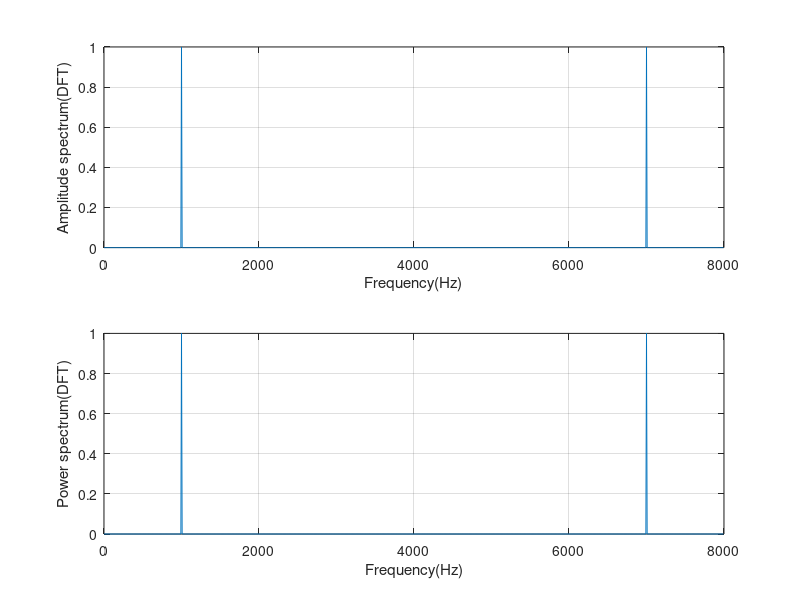
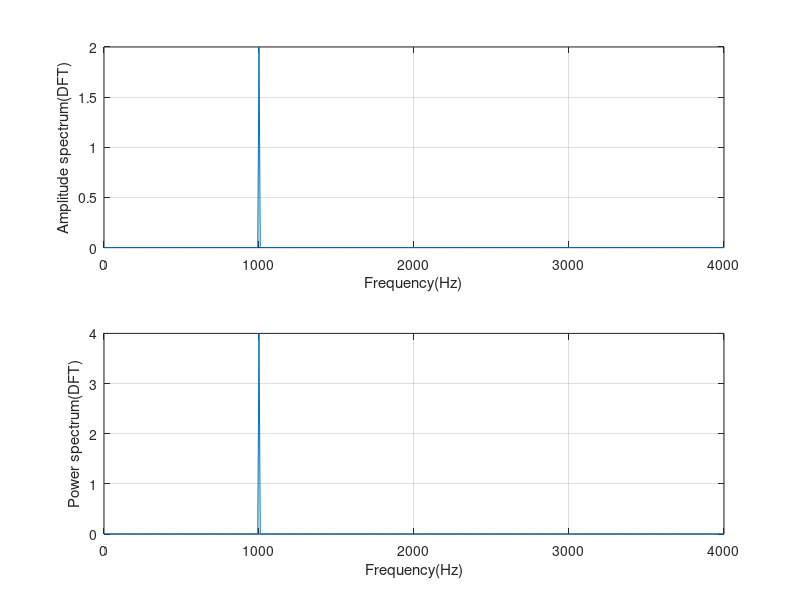
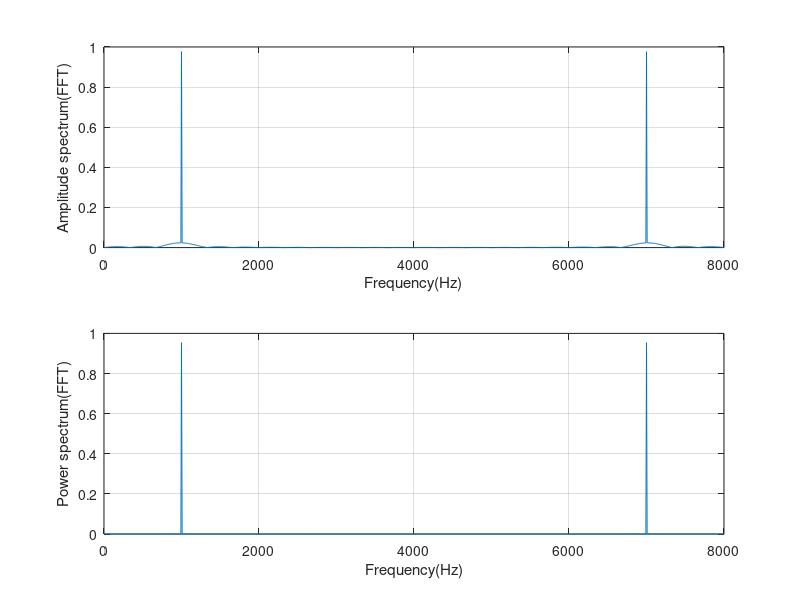
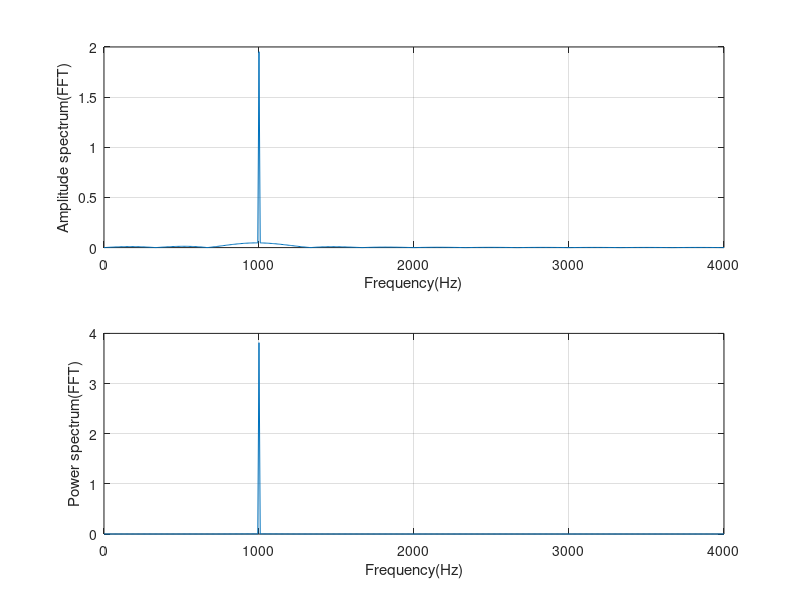

Reproduce these figures in MATLAB, in order.
% Ex 4.8
close all; clear all;
%Generate the sine wave sequence
fs = 8000; %Sampling rate
N = 1000; %Number of data points
x = 2 * sin(2000 * pi*[0:1:N-1]/fs);
%Apply the DFD algorithm
figure(1);
xf= abs(fft(x))/N; %Compute the amplitude spectrum
P = xf.*xf; %Compute the power spectrum
f = [0:1:N-1]*fs/N;
subplot(2,1,1); plot(f,xf); grid;
xlabel('Frequency(Hz)'); ylabel('Amplitude spectrum(DFT)');
subplot(2,1,2); plot(f,P); grid;
xlabel('Frequency(Hz)'); ylabel('Power spectrum(DFT)');
figure(2);
%Convert it to one-sided spectrum
xf(2:N) = 2*xf(2:N); %Get the Single-sided spectrum
P = xf.*xf;
f = [0:1:N/2]*fs/N; %Frequencies up to the folding frequency
subplot(2,1,1); plot(f,xf(1:N/2+1)); grid;
xlabel('Frequency(Hz)'); ylabel('Amplitude spectrum(DFT)');
subplot(2,1,2); plot(f,P(1:N/2+1)); grid;
xlabel('Frequency(Hz)'); ylabel('Power spectrum(DFT)');
figure(3);
%Zero padding to the length of 1024
x = [x,zeros(1,24)];
N = length(x);
xf = abs(fft(x))/N;
P = xf.*xf;
f = [0:1:N-1]*fs/N;
subplot(2,1,1); plot(f,xf); grid;
xlabel('Frequency(Hz)'); ylabel('Amplitude spectrum(FFT)');
subplot(2,1,2); plot(f,P); grid;
xlabel('Frequency(Hz)'); ylabel('Power spectrum(FFT)');
figure(4);
%Convert it to one-sided spectrum
xf(2:N) = 2*xf(2:N);
P = xf.*xf;
f = [0:1:N/2]*fs/N;
P = xf.*xf;
f = [0:1:N/2]*fs/N;
subplot(2,1,1); plot(f,xf(1:N/2+1)); grid;
xlabel('Frequency(Hz)'); ylabel('Amplitude spectrum(FFT)');
subplot(2,1,2); plot(f,P(1:N/2+1)); grid;
xlabel('Frequency(Hz)'); ylabel('Power spectrum(FFT)');